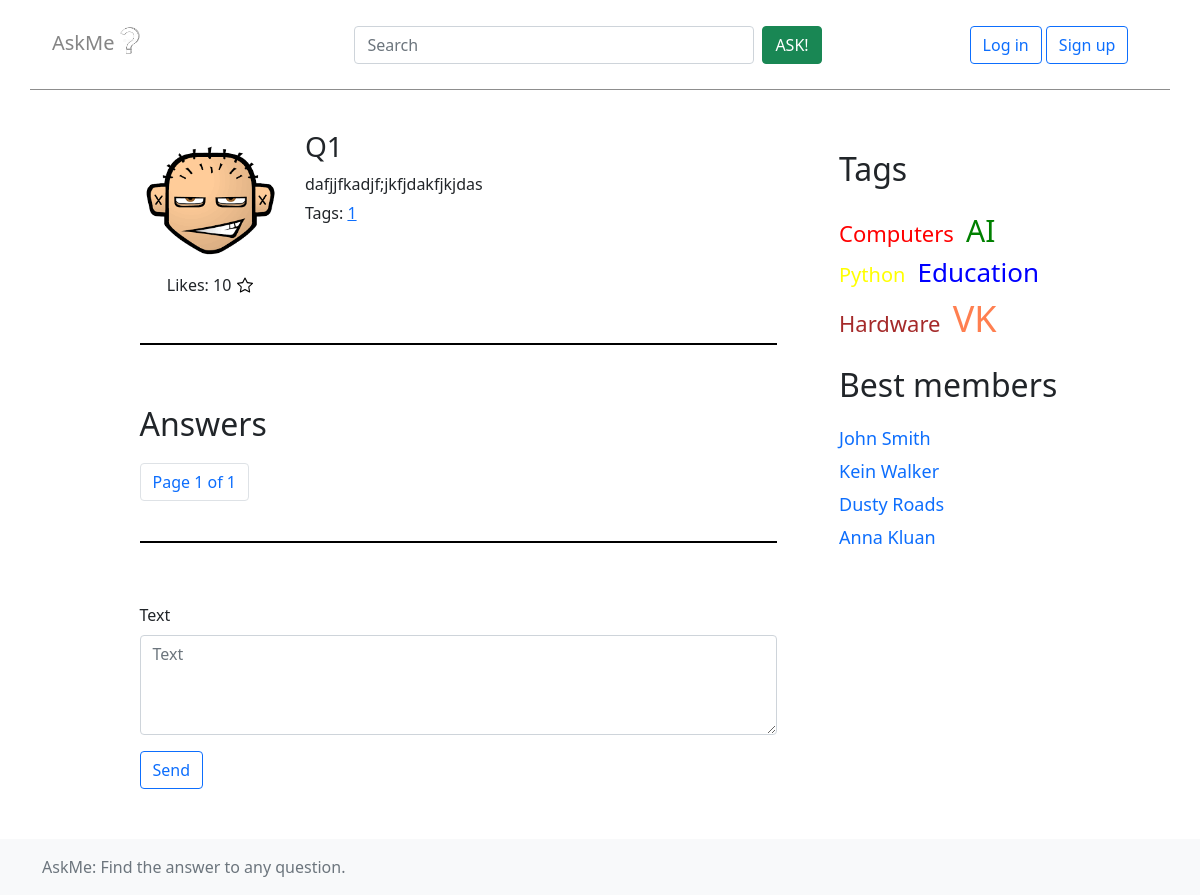
Page /question/1 on the earlier database version.
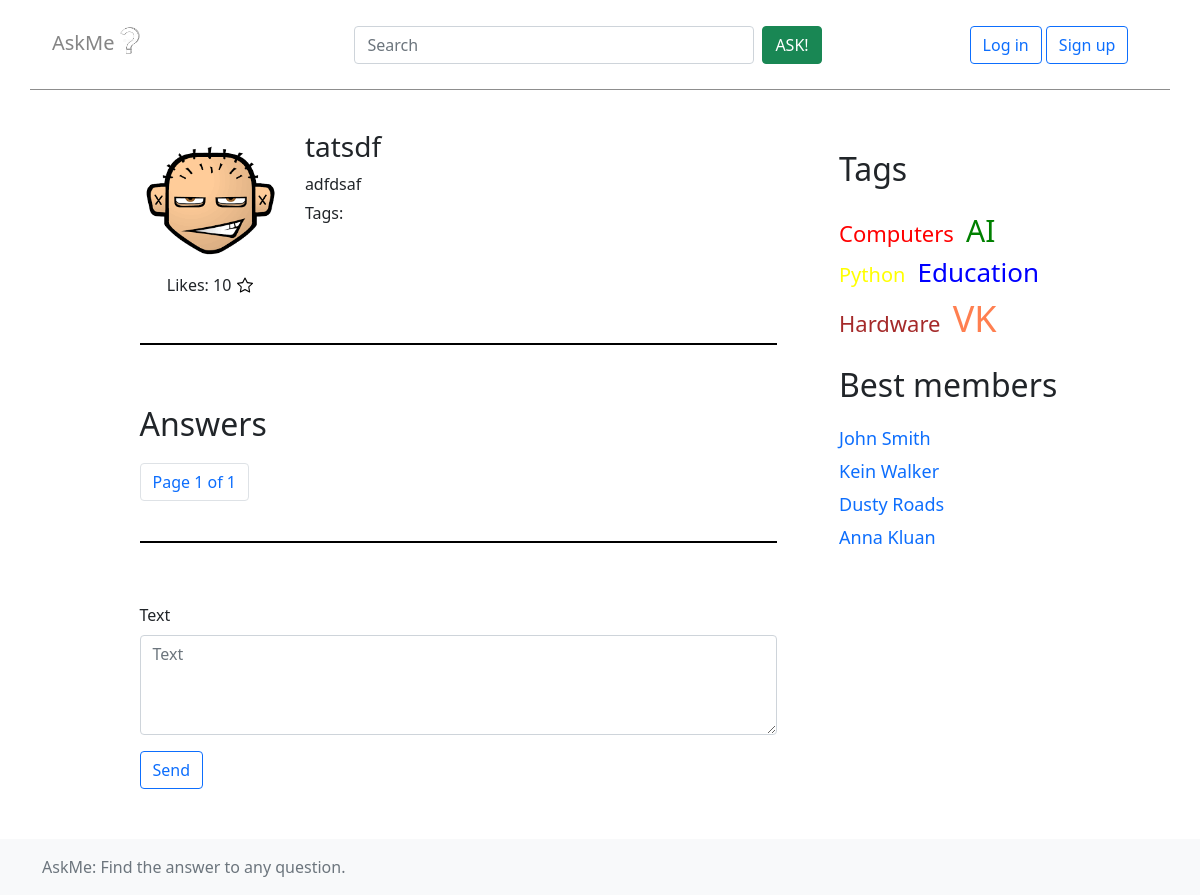
Same page on the later database version.
### app/models.py (models this page shows)
class Question(models.Model):
    title = models.CharField(max_length=50)
    text = models.TextField()
    pub_date = models.DateTimeField(auto_now_add=True)
    author = models.ForeignKey(User, null=True, on_delete=models.CASCADE)
    count_answers = models.IntegerField(default=0)
    m = QuestionManager()

class Tag(models.Model):
    name = models.CharField(max_length=50)
    questions = models.ManyToManyField('Question', related_name='tags')

### app/views.py (the view)
# urls.py: path('question/<int:question_id>', views.question, name='question'),
def question(request, question_id):
    cur_question = Question.m.by_id(question_id)
    answers = cur_question.answers.all()
    pag_answers = paginate(answers, request)
    if request.method == 'GET':
        form = AnswerForm()
    if request.method == 'POST':
        form = AnswerForm(data=request.POST)
        if form.is_valid():
            ans = Answer(text=form.cleaned_data['text'], question=cur_question, author=request.user)
            ans.save()
            return redirect(reverse('question', args=[question_id]))
    return render(request, "question.html", {'question': cur_question, 'answers': pag_answers, 'form': form})

### app/forms.py
class AnswerForm(forms.Form):
    text = forms.CharField(widget=forms.Textarea)

### app/models.py (called while the page is built)
    def by_id(self, req_id):
        return self.get(id=req_id)

### app/views.py (called while the page is built)
def paginate(objects_list, request, per_page=5):
    paginator = Paginator(objects_list, per_page)
    page = request.GET.get('page')
    data = paginator.get_page(page)
    return data

### templates/question.html (shortened to what this page needs)
{% extends "base.html" %}
{% load static %}
{% load bootstrap4 %}
{% block content %}
    <div class="row">
          <div class="col-3">
              <img class="profile_photo" src="../static/img/photo.png" alt="">
              <div class="likes">Likes: 10
                <button class="btn btn-sm set-like">
                  <img src="../static/img/star.svg">
                </button>
              </div>
          </div>
          <div class="col-9">
              <h3>{{question.title}}</h3>
              <p class="question_text">{{question.text}}</p>
              <div>
                    Tags:
                  {% for tag in question.tags.all %}
                    <a href="{% url 'tag' tag.name %}" class="tags">{{ tag.name }}</a>
                  {% endfor %}
              </div>
          </div>
      </div>
      <div class="container line"></div>
    <h2>Answers</h2>
    <nav>
        <ul class="pagination">
          <li class="page-item"><a class="page-link" href="#">
            Page {{answers.number}} of {{answers.paginator.num_pages}}
          </a></li>
        </ul>
      </nav>
    <div class="container line"></div>
    <form class="your-answer" novalidate method="post" action="{% url 'question' question.id %}">
        {% bootstrap_form form %}
        {% buttons %}
        <input type="submit" class="btn btn-outline-primary" value="Send"/>
        {% endbuttons %}
    </form>
{% endblock content %}

Differences in the rows shown:
removed Tag: name "1"
changed Question: title "Q1" → "tatsdf"; text "dafjjfkadjf;jkfjdakfjkjdas" → "adfdsaf"
